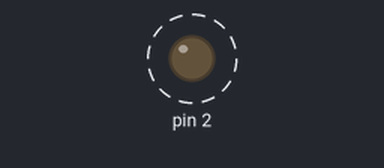
A sketch run on a simulated Arduino Uno, built with avr-gcc and run on an emulated ATmega328P. On the bench: output pins drawn as LEDs (lit = HIGH). Dashed ring = blinking. What the sketch prints to the serial monitor is not drawn.

Above: at 0.5 s.
Timing chart, 0 to 4.6 s (numbered marks = the images above):
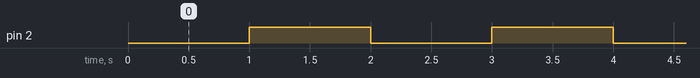

Measured:
- by itself, pin 2: alternates HIGH for 1.0 s and LOW for 1.0 s

The sketch:

zzzTEST.ino
```cpp
void setup() {
  Serial.begin(115200);

  pinMode(2, OUTPUT);
}

void loop() {
  Serial.println("test");
  digitalWrite(2, LOW);
  delay(1000);
  digitalWrite(2, HIGH);
  delay(1000);
}
```
